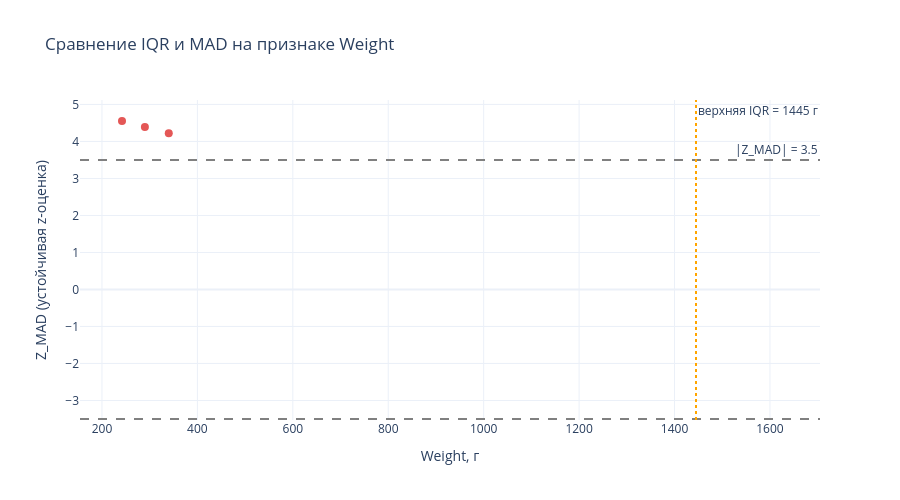

The notebook cell saved with this chart:
### Markdown cell above
**Результат.** Для `Weight`:
- IQR-границы: Q1 ≈ 120 г, Q3 ≈ 700 г, IQR ≈ 580 г → допустимый диапазон
  [120 − 1.5·580 ; 700 + 1.5·580] = [−750 ; 1570] г. Поскольку нижняя граница
  отрицательна, срабатывает только верхняя: всё, что тяжелее ~1570 г, — IQR-выброс.
- MAD-порог 3.5 отсекает примерно те же строки, но чуть строже.

Подозрительные строки (обе метки): крупные Pike с массой 1600 и 1650 г.
Только IQR: Pike 1550 г. Только MAD: нет.

### Code cell
import plotly.graph_objects as go

fig = go.Figure()
fig.add_trace(go.Scatter(
    x=df["Weight"], y=anoms["Z_MAD"],
    mode="markers",
    marker=dict(size=8, color=["#E45756" if b else "#4C78A8"
                               for b in anoms["both"]]),
    text=anoms["Species"] + " | idx=" + anoms.index.astype(str),
    name="кандидаты",
))
fig.add_hline(y=3.5, line_dash="dash", line_color="grey",
              annotation_text="|Z_MAD| = 3.5")
fig.add_hline(y=-3.5, line_dash="dash", line_color="grey")
fig.add_vline(x=b["upper"], line_dash="dot", line_color="orange",
              annotation_text=f"верхняя IQR = {b['upper']:.0f} г")
fig.update_xaxes(title_text="Weight, г")
fig.update_yaxes(title_text="Z_MAD (устойчивая z-оценка)")
fig.update_layout(title="Сравнение IQR и MAD на признаке Weight",
                  height=500)
fig.show()

### Figure 1 — Plotly figure (JSON) as saved in the notebook; plotly's stock layout.template omitted (floating-point values rounded to 4 significant figures; data arrays with more than 128 entries replaced by an {"elided": "..."} marker saying what was removed)
{"data": [{"marker": {"color": ["#E45756", "#E45756", "#E45756"], "size": 8}, "mode": "markers", "name": "кандидаты", "text": ["Pike | idx=144", "Pike | idx=142", "Pike | idx=143"], "type": "scatter", "x": {"elided": "159 float values"}, "y": [4.553, 4.388, 4.222]}], "layout": {"annotations": [{"showarrow": false, "text": "|Z_MAD| = 3.5", "x": 1, "xanchor": "right", "xref": "x domain", "y": 3.5, "yanchor": "bottom", "yref": "y"}, {"showarrow": false, "text": "верхняя IQR = 1445 г", "x": 1445, "xanchor": "left", "xref": "x", "y": 1, "yanchor": "top", "yref": "y domain"}], "height": 500, "shapes": [{"line": {"color": "grey", "dash": "dash"}, "type": "line", "x0": 0, "x1": 1, "xref": "x domain", "y0": 3.5, "y1": 3.5, "yref": "y"}, {"line": {"color": "grey", "dash": "dash"}, "type": "line", "x0": 0, "x1": 1, "xref": "x domain", "y0": -3.5, "y1": -3.5, "yref": "y"}, {"line": {"color": "orange", "dash": "dot"}, "type": "line", "x0": 1445, "x1": 1445, "xref": "x", "y0": 0, "y1": 1, "yref": "y domain"}], "title": {"text": "Сравнение IQR и MAD на признаке Weight"}, "xaxis": {"title": {"text": "Weight, г"}}, "yaxis": {"title": {"text": "Z_MAD (устойчивая z-оценка)"}}}}
